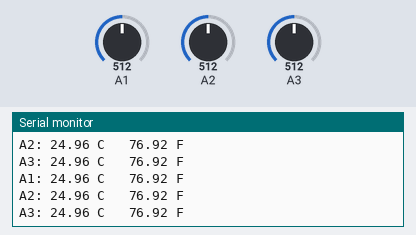
Bench run of a sketch on a simulated Arduino Uno, built with avr-gcc and run on an emulated ATmega328P. On the bench: the last lines printed to the serial monitor. The test bench sets the inputs (shaded band); at power-on: A1 = 512, A2 = 512, A3 = 512.

Above: at 1.8 s.
1.9 s: A1 set to 0
At 2.9 s:
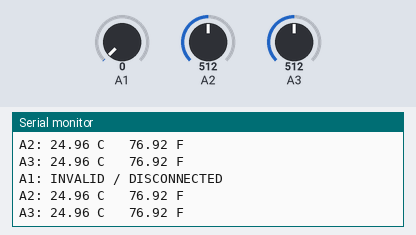
4.5 s: A2 set to 716
At 5.7 s:
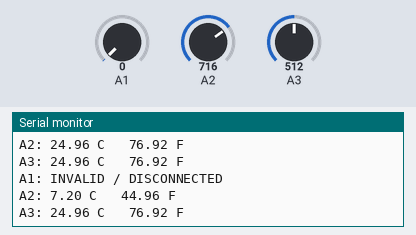
6.0 s: A3 set to 716
At 6.8 s:
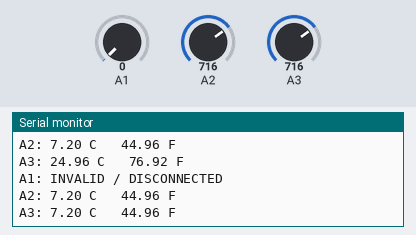
7.5 s: A1 set to 122
At 8.8 s:
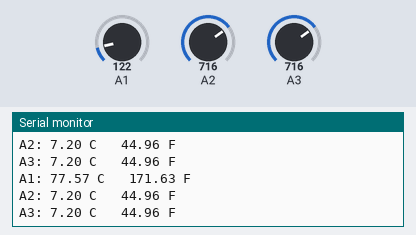
9.0 s: A2 set to 900
At 9.9 s:
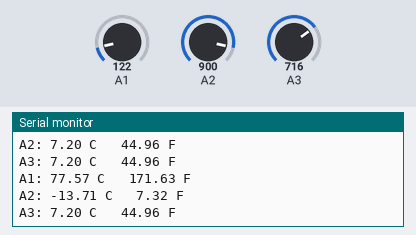
10.5 s: A3 set to 900
At 11.9 s:
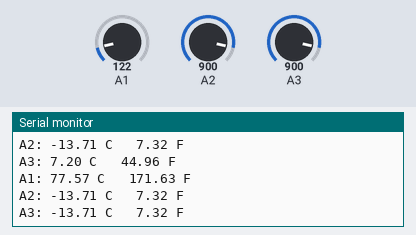
Timing chart, 0 to 13.0 s (numbered marks = the images above; inputs shaded):
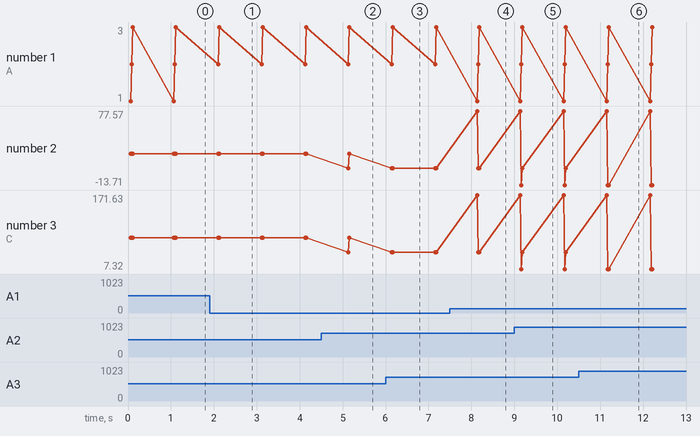

Measured:
- after the input at 1.9 s, the serial monitor: prints a new line after 0.17 s (image 1)
- after the input at 4.5 s, the serial monitor: prints a new line after 0.64 s (image 2)
- after the input at 6.0 s, the serial monitor: prints a new line after 0.17 s (image 3)
- after the input at 7.5 s, the serial monitor: prints a new line after 0.64 s (image 4)
- after the input at 9.0 s, the serial monitor: prints a new line after 0.17 s (image 5)
- after the input at 10.5 s, the serial monitor: prints a new line after 0.70 s (image 6)

The sketch:

NTC_Tester.ino
```cpp
#define RT0 10000.0   // 10K thermistor nominal resistance
#define B   3977.0    // Beta value
#define VCC 5.0
#define R   10000.0   // Fixed 10K resistor

float T0 = 25.0 + 273.15;  // 25C in Kelvin

float readTempC(int pin) {
  int raw = analogRead(pin);

  // Detect obvious disconnect/open/short
  if (raw <= 2 || raw >= 1021) {
    return 999.0;  // invalid
  }

  float vrt = (raw / 1023.0) * VCC;
  float vr  = VCC - vrt;
  float rt  = vrt / (vr / R);
  float lnR = log(rt / RT0);
  float tempK = 1.0 / ((lnR / B) + (1.0 / T0));
  float tempC = tempK - 273.15;

  return tempC;
}

void printSensor(const char* name, int pin) {
  float t = readTempC(pin);

  Serial.print(name);
  Serial.print(": ");

  if (t == 999.0) {
    Serial.println("INVALID / DISCONNECTED");
  } else {
    Serial.print(t, 2);
    Serial.print(" C   ");
    Serial.print(t * 1.8 + 32.0, 2);
    Serial.println(" F");
  }
}

void setup() {
  Serial.begin(9600);
  Serial.println("3-Sensor Thermistor Tester");
  Serial.println("--------------------------");
}

void loop() {
  printSensor("A1", A1);
  printSensor("A2", A2);
  printSensor("A3", A3);
  Serial.println();

  delay(1000);
}
```
